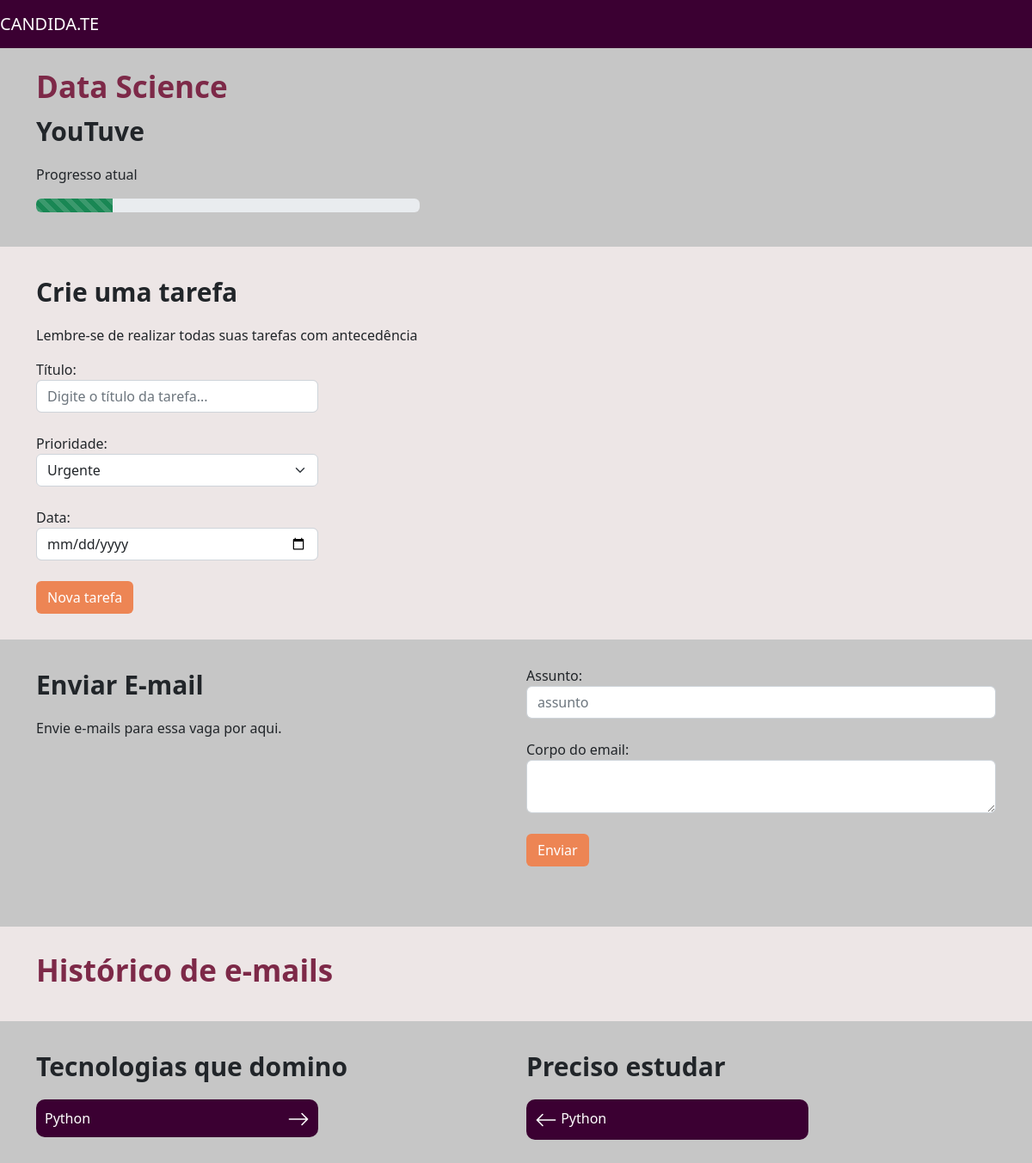
Before: /vagas/vaga/2 with the older database file.
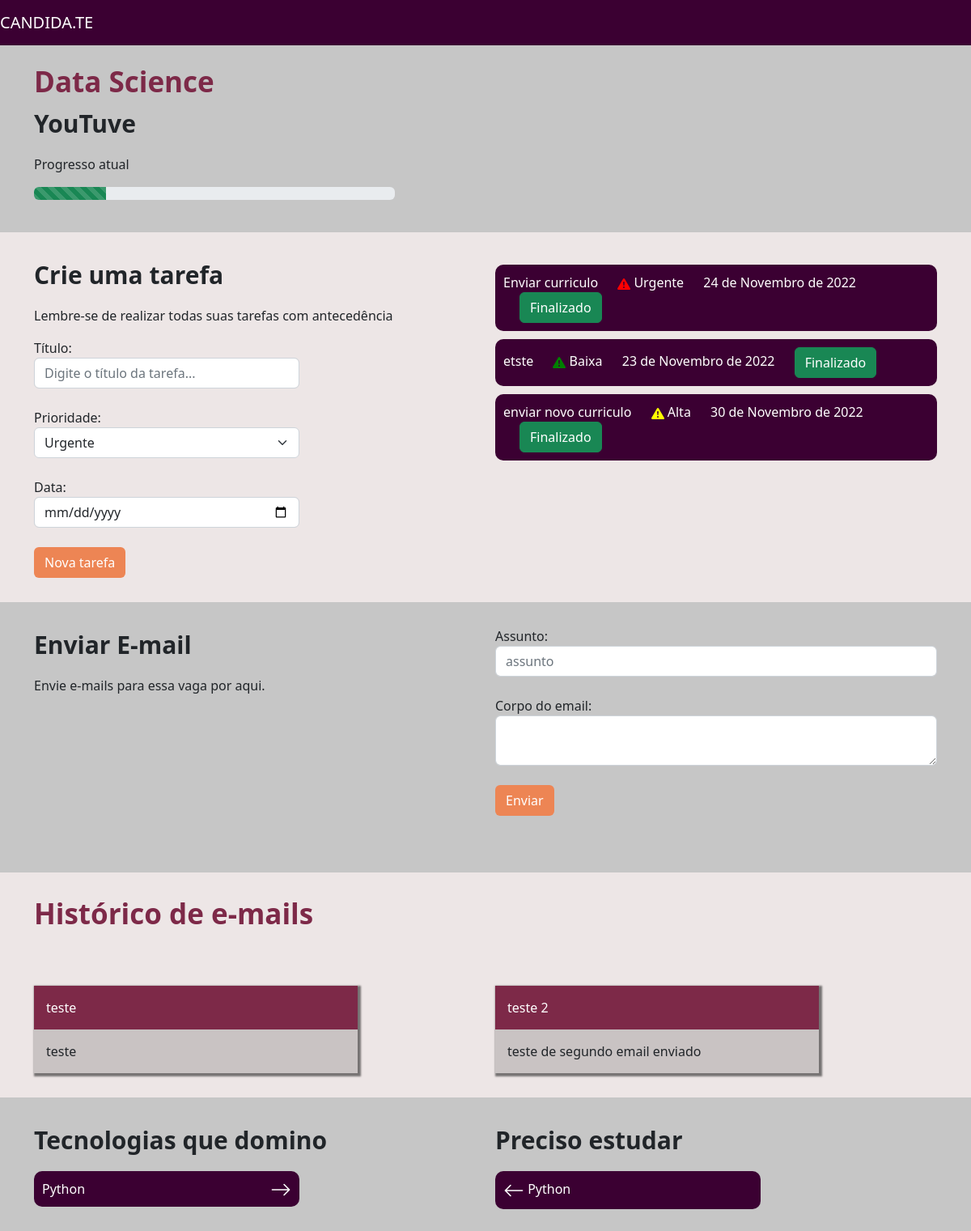
After: the same page with the newer database file.
### empresa/models.py (models this page shows, shortened)
class Vagas(models.Model):
    choices_experiencia = (
        ('J', 'Júnior'),
        ('P', 'Pleno'),
        ('S', 'Sênior')
    )
    choices_status = (
        ('I', 'Interesse'),
        ('C', 'Currículo enviado'),
        ('E', 'Entrevista'),
        ('D', 'Desafio técnico'),
        ('F', 'Finalizado')
    )
    empresa = models.ForeignKey(Empresa, null=True, on_delete=models.SET_NULL)
    titulo = models.CharField(max_length=30)
    nivel_experiencia = models.CharField(max_length=2, choices=choices_experiencia)
    data_final = models.DateField()
    email = models.EmailField(null=True)
    status = models.CharField(max_length=30, choices=choices_status)
    tecnologias_dominadas = models.ManyToManyField(Tecnologias)
    tecnologias_estudar = models.ManyToManyField(Tecnologias, related_name='estudar')
    def progresso(self):
        if self.status == 'I':
            return 20
        elif self.status == 'C':
            return 40
        elif self.status == 'E':
            return 60
        elif self.status == 'D':
            return 80
        elif self.status == 'F':
            return 100

class Empresa(models.Model):
    choices_nicho_mercado = (
        ('M', 'Marketing'),
        ('F', 'Financial'),
        ('H', 'Healthy'),
        ('C', 'Consultancy'),
        ('T', 'Technology')
    )
    logo = models.ImageField(upload_to='logo_empresa', null=True)
    nome = models.CharField(max_length=30)
    email = models.EmailField()
    cidade = models.CharField(max_length=30)
    tecnologias = models.ManyToManyField(Tecnologias)
    endereco = models.CharField(max_length=30)
    caracteristica_empresa = models.TextField()
    nicho_mercado = models.CharField(max_length=5, choices=choices_nicho_mercado)
    def __str__(self):
        return self.nome

### vagas/models.py (models this page shows, shortened)
class Tarefa(models.Model):
    choices_prioridade = (
        ('B', 'Baixa'),
        ('A', 'Alta'),
        ('U', 'Urgente')
    )
    vaga = models.ForeignKey(Vagas, on_delete=models.CASCADE)
    titulo = models.CharField(max_length=30)
    prioridade = models.CharField(max_length=1, choices=choices_prioridade)
    data = models.DateField()
    realizada = models.BooleanField(default=False)
    def icon(self):
        if self.prioridade == "U":
            classe = 'prioridade-vermelho'
        elif self.prioridade == "A":
            classe = 'prioridade-amarelo'
        elif self.prioridade == "B":
            classe = 'prioridade-verde'
        icon = f'''<svg  class="{classe}" xmlns="http://www.w3.org/2000/svg" width="16" height="16" fill="currentColor" class="bi bi-exclamation-triangle-fill" viewBox="0 0 16 16">
                    <path d="M8.982 1.566a1.13 1.13 0 0 0-1.96 0L.165 13.233c-.457.778.091 1.767.98 1.767h13.713c.889 0 1.438-.99.98-1.767L8.982 1.566zM8 5c.535 0 .954.462.9.995l-.35 3.507a.552.552 0 0 1-1.1 0L7.1 5.995A.905.905 0 0 1 8 5zm.002 6a1 1 0 1 1 0 2 1 1 0 0 1 0-2z"/>
                    </svg>'''
        return mark_safe(icon)

class Emails(models.Model):
    vaga = models.ForeignKey(Vagas, on_delete=models.DO_NOTHING)
    assunto = models.CharField(max_length=100)
    corpo = models.TextField()
    enviado = models.BooleanField()

### vagas/views.py (the view)
# urls.py: path('vaga/<int:id>', views.vaga, name="vaga"),
def vaga(request, id):
    vaga = get_object_or_404(Vagas, id=id)
    tarefas = Tarefa.objects.filter(vaga=vaga).filter(realizada=False)
    emails = Emails.objects.filter(vaga=vaga)
    return render(request, 'vaga.html', {'vaga': vaga, 'tarefas': tarefas, 'emails': emails})

### vagas/templates/vaga.html (shortened to what this page needs)
{% extends 'base.html' %}
{% load static %}
{% block 'head' %}
    <link rel="stylesheet" href="{% static 'vaga/css/vaga.css' %}">
{% endblock %}
{% block 'body' %}
    <div class="container">
        <br>
        <h3 class="titulo">{{vaga.titulo}}</h3>
        <p class="titulo2">{{vaga.empresa}}</p>
        <p>Progresso atual</p>
        <div style="width: 40%" class="progress">
            <div class="progress-bar progress-bar-striped bg-success" role="progressbar" style="width: {{vaga.progresso}}%" aria-valuenow="25" aria-valuemin="0" aria-valuemax="100"></div>
        </div>
    </div>
    <div class="bg2">
        <div class="container">
            <div class="row">
                <div class="col-md">
                    <p class="titulo2">Crie uma tarefa</p>
                    <p>Lembre-se de realizar todas suas tarefas com antecedência</p>
                    <form action="{% url 'nova_tarefa' vaga.id %}" method="POST">{% csrf_token %}
                        <label>Título:</label>
                        <input name="titulo" type="text" class="form-control input-tarefa" placeholder="Digite o título da tarefa...">
                        <br>
                        <label>Prioridade:</label>
                        <select name="prioridade" class="form-select input-tarefa">
                            <option value="U">Urgente</option>
                        </select>
                        <br>
                        <label>Data:</label>
                        <input name="data" type="date" class="form-control input-tarefa" placeholder="">
                        <br>
                        <input type="submit" value="Nova tarefa" class="btn btn-orange">
                    </form>
                </div>
                <div class="col-md">
                        {% for tarefa in tarefas %}
                            <div class="li-tarefa">
                                <label>{{tarefa.titulo}}</label>
                                <label class="prioridade-bloco">
                                    {{tarefa.icon}}
                                    {{tarefa.get_prioridade_display}}
                                </label>
                                <label class="prioridade-bloco">
                                    {{tarefa.data}}
                                </label>
                                <label class="prioridade-bloco">
                                    <a href="{% url 'realizar_tarefa' tarefa.id %}" class="btn btn-success">Finalizado</a>
                                </label>
                            </div>
                        {% endfor %}
                </div>
            </div>
        </div>
    </div>
    <div class="container bg3">
        <div class="row">
            <div class="col-md">
                <p class="titulo2">Enviar E-mail</p>
                <p>Envie e-mails para essa vaga por aqui.</p>
            </div>
            <div class="col-md">
                <form action="{% url 'envia_email' vaga.id %}" method="POST">{% csrf_token %}
                    <label>Assunto:</label>
                    <input name="assunto" type="text" class="form-control" placeholder="assunto">
                    <br>
                    <label>Corpo do email:</label>
                    <textarea name="corpo" class="form-control"></textarea>
                    <br>
                    <input type="submit" class="btn btn-orange" value="Enviar">
                </form>
            </div>
        </div>
    </div>
    <div class="bg2">
        <div class="container">
            <div class="row">
                <h3 class="titulo">Histórico de e-mails</h3>
                {% for email in emails%}
                    <div class="col-md">
                        <div class="box-email">
                            <div class="header-email">
                                {{email.assunto}}
                            </div>
                            <div class="body-email">
                                {{email.corpo}}
                            </div>
                        </div>
                    </div>
                {% endfor %}
            </div>
        </div>
    </div>
    <div class="container bg3">
        <div class="row">
            <div class="col-md">
                <p class="titulo2">Tecnologias que domino</p>
                <div class="li-tech">
                    Python
                </div>
            </div>
            <div class="col-md">
                <p class="titulo2">Preciso estudar</p>
                <div class="li-tech">
                    <svg xmlns="http://www.w3.org/2000/svg" width="26" height="26" fill="currentColor" class="bi bi-arrow-left" viewBox="0 0 16 16">
                        <path fill-rule="evenodd" d="M15 8a.5.5 0 0 0-.5-.5H2.707l3.147-3.146a.5.5 0 1 0-.708-.708l-4 4a.5.5 0 0 0 0 .708l4 4a.5.5 0 0 0 .708-.708L2.707 8.5H14.5A.5.5 0 0 0 15 8z"/>
                    </svg>
                    Python
                </div>
            </div>
        </div>
    </div>
{% endblock %}

### templates/base.html (shortened to what this page needs)
{% load static %}
<!doctype html>
<html lang="pt-BR">
  <head>
    <link href="{% static 'base/css/base.css' %}" rel="stylesheet">
    <link href="https://cdn.jsdelivr.net/npm/bootstrap@5.2.2/dist/css/bootstrap.min.css" rel="stylesheet">
    {% block 'head' %}{% endblock%}
  </head>
  <body>
    <nav class="navbar navbar-expand-lg navbar-dark bg-nav">
        <a class="navbar-brand" href="#">CANDIDA.TE</a>
    </nav>
    {% block 'body' %}{% endblock%}
  </body>
</html>

### templates/static/base/css/base.css (style rules this page uses)
body { background-color: #C6C6C6 !important; }
.bg-nav { background-color: #3B0032 !important; padding: 10px; }

### templates/static/vaga/css/vaga.css (style rules this page uses)
.titulo { color: #7D2948; font-weight: bold; font-size: 35px; }
.titulo2 { font-weight: bold; font-size: 30px; }
.bg2 { background-color: #EDE6E6; margin-top: 40px; padding-top: 30px; padding-bottom: 30px; }
.input-tarefa { width: 60%; }
.btn-orange { background-color: #ED8554; color: white; }
.li-tarefa { background-color: #3B0032; padding: 10px; color:white; border-radius: 10px; margin-top: 10px; }
.li-tech { background-color: #3B0032; padding: 10px; color:white; border-radius: 10px; margin-top: 10px; width: 60%; }
.arrow-right { float: right; }
.prioridade-bloco { margin-left: 20px; }
.prioridade-vermelho { color: red; }
.prioridade-amarelo { color: yellow; }
.prioridade-verde { color: green; }
.bg3 { padding-top: 30px; padding-bottom: 30px; }
.box-email { width: 400px; margin-top: 60px; background-color: #C9C3C3; box-shadow: 2px 2px 2px 2px rgba(0,0,0,.5); }
.header-email { background-color: #7D2948; padding: 15px; color: white }
.body-email { padding: 15px; }

Changed rows visible on the page:
added Tarefa: titulo "Enviar curriculo", prioridade "Urgente", data "24 de Novembro de 2022"
added Tarefa: titulo "etste", prioridade "Baixa", data "23 de Novembro de 2022"
added Tarefa: titulo "enviar novo curriculo", prioridade "Alta", data "30 de Novembro de 2022"
added Emails: assunto "teste", corpo "teste"
added Emails: assunto "teste 2", corpo "teste de segundo email enviado"
